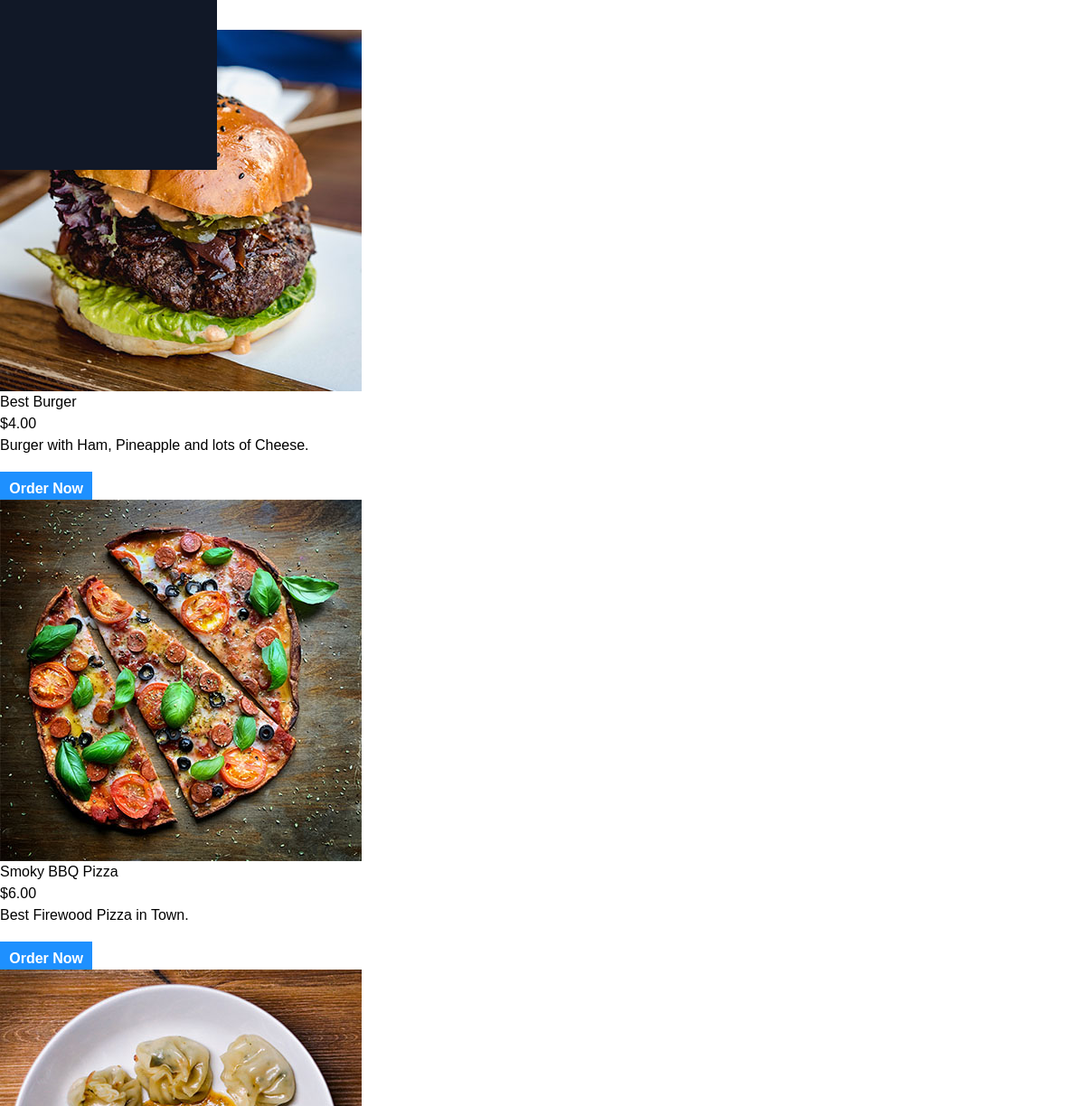
Before: /foods.php (signed in, middle part) with the older database file.
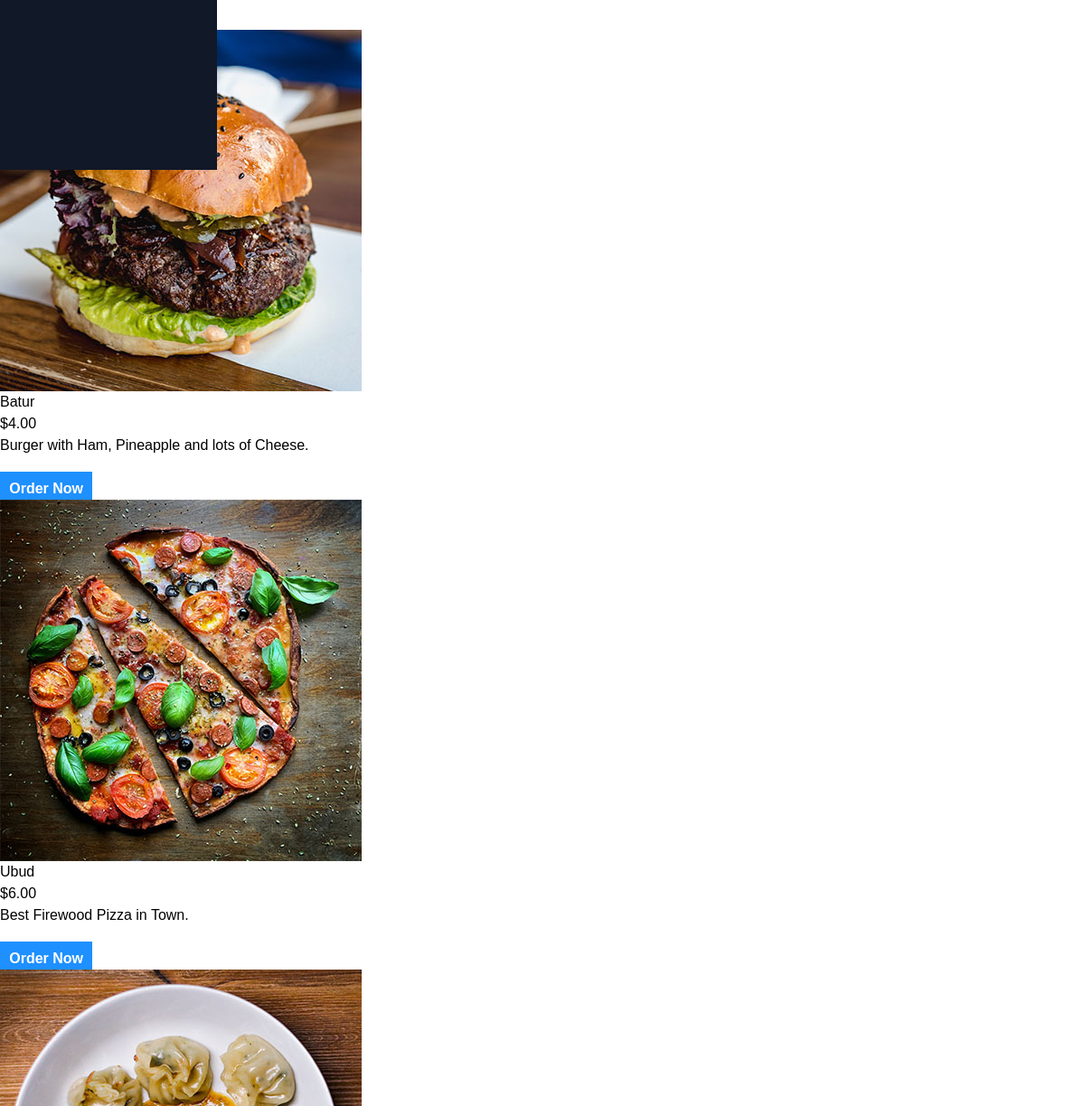
After: the same page with the newer database file.
### tables this page shows
CREATE TABLE `tbl_food` (
  `id` int(10) UNSIGNED NOT NULL,
  `category_id` int(10) UNSIGNED NOT NULL,
  `title` varchar(100) NOT NULL,
  `description` text NOT NULL,
  `price` decimal(10,2) NOT NULL,
  `image_name` varchar(255) NOT NULL,
  `featured` varchar(10) NOT NULL,
  `active` varchar(10) NOT NULL
);

### foods.php (the view, shortened to what this page needs)
<?php include('partials-front/menu.php'); ?>
<section class="food-menu">
    <div class="container">
        <?php
        $sql = "SELECT * FROM tbl_food WHERE active='Yes'";
        $res = mysqli_query($conn, $sql);
        $count = mysqli_num_rows($res);
        if ($count > 0) {
            while ($row = mysqli_fetch_assoc($res)) {
                $id = $row['id'];
                $title = $row['title'];
                $description = $row['description'];
                $price = $row['price'];
                $image_name = $row['image_name'];
        ?>
                <div class="food-menu-box">
                    <div class="food-menu-img">
                        <?php
                        if ($image_name == "") {
                            echo "<div class='error'>Image not Available.</div>";
                        } else {
                        ?>
                            <img src="<?php echo SITEURL; ?>images/food/<?php echo $image_name; ?>" alt="Chicke Hawain Pizza" class="img-responsive img-curve">
                        <?php
                        }
                        ?>
                    </div>
                    <div class="food-menu-desc">
                        <h4><?php echo $title; ?></h4>
                        <p class="food-price">$<?php echo $price; ?></p>
                        <p class="food-detail">
                            <?php echo $description; ?>
                        </p>
                        <br>
                        <a href="<?php echo SITEURL; ?>order.php?food_id=<?php echo $id; ?>" class="btn btn-primary">Order Now</a>
                    </div>
                </div>
        <?php
            }
        } else {
            echo "<div class='error'>Food not found.</div>";
        }
        ?>
    </div>
</section>
<?php include('partials-front/footer.php'); ?>

Changed rows visible on the page:
changed tbl_food "Burger with Ham, Pineapple and lots of Cheese.": title "Best Burger" → "Batur"
changed tbl_food "Best Firewood Pizza in Town.": title "Smoky BBQ Pizza" → "Ubud"
